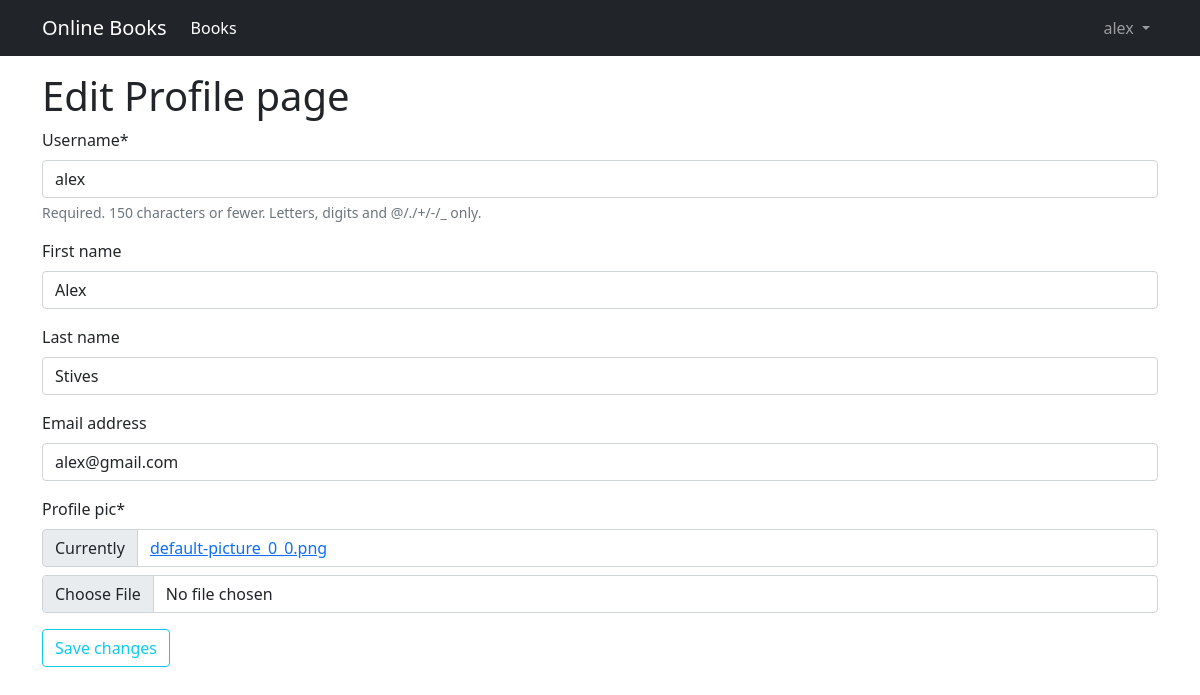
/users/profile/edit (signed in), run on the app's committed database.
### users/models.py (models this page shows)
class CustomUser(AbstractUser):
    profile_pic = models.ImageField(default='default.jpg')

### users/views.py (the view, shortened to what this page needs)
# urls.py: path('profile/edit', ProfileUpdateView.as_view(), name="profile-edit"),
class ProfileUpdateView(LoginRequiredMixin, View):
    def get(self, request):
        user_update_form = UserUpdateProfile(instance=request.user)
        context = {
            'form': user_update_form
        }
        return render(request, 'users/profile_edit.html', context)

### users/forms.py
class UserUpdateProfile(forms.ModelForm):
    class Meta:
        model = CustomUser
        fields = ('username', 'first_name', 'last_name', 'email', 'profile_pic')

### users/templates/users/profile_edit.html (shortened to what this page needs)
{% extends 'base.html' %}
{% load  crispy_forms_tags %}
{% block content %}
    <div class="container">
        <h1>Edit Profile page</h1>
        <form action="" method="post" enctype="multipart/form-data">
            {{ form | crispy }}
            <button class="btn btn-outline-info" type="submit">Save changes</button>
        </form>
    </div>
{% endblock %}

### templates/base.html (shortened to what this page needs)
<!DOCTYPE html>
{% load static %}
<html lang="en">
<head>
    <link href="https://cdn.jsdelivr.net/npm/bootstrap@5.0.2/dist/css/bootstrap.min.css" rel="stylesheet"
>
</head>
<link rel="stylesheet" type="text/css" href="{% static 'css/main.css' %}">
<body>
<nav class="navbar navbar-expand-lg navbar-dark bg-dark">
    <div class="container">
        <a class="navbar-brand" href="{% url 'landing_page' %}">Online Books</a>
        <div class="collapse navbar-collapse" id="navbarSupportedContent">
            <ul class="navbar-nav me-auto mb-2 mb-lg-0">
                <li class="nav-item">
                    <a class="nav-link active" aria-current="page" href="{% url 'books-list' %}">Books</a>
                </li>
            </ul>
        </div>
        <div>
            {% if request.user.is_authenticated %}
                <ul class="navbar-nav">
                    <li class="nav-item dropdown">
                        <a class="nav-link dropdown-toggle" href="#" id="navbarDropdown" role="button"
                           data-bs-toggle="dropdown" aria-expanded="false">
                            {{ request.user }}
                        </a>
                    </li>
                </ul>
            {% else %}
                <a class="btn btn-outline-primary" href="{% url 'users:login' %}">Login</a>
            {% endif %}
        </div>
    </div>
</nav>
{% block content %}
{% endblock %}
</body>
</html>

### data on the page
CustomUser: user "alex", username "alex", first_name "Alex", last_name "Stives", email "alex@gmail.com"
